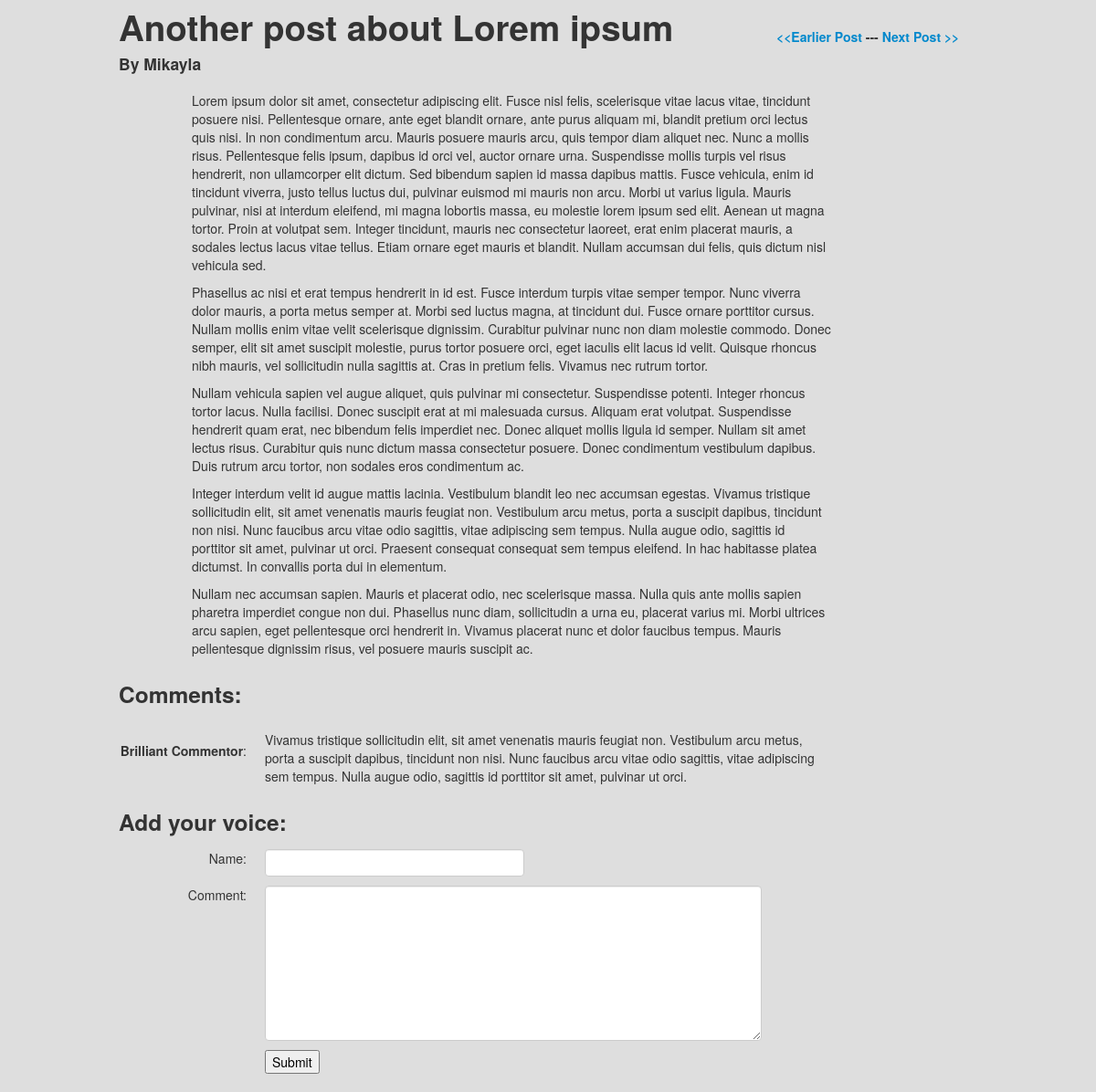
Page /blog/3/ on the committed database.
### blog/models.py (models this page shows, shortened)
class Post(models.Model):
	title = models.CharField(max_length=200)
	pub_date = models.DateTimeField('date published')
	author = models.CharField(max_length=50)
	text = models.TextField()
	edit_date = models.DateTimeField('date last edited')
	def next_id(self):
		return self.id + 1
	def prev_id(self):
		return self.id - 1
	class Meta:
		ordering = ('pub_date',)

class Comment(models.Model):
	post = models.ForeignKey(Post)
	commentor = models.CharField(max_length=50)
	com_text = models.TextField()
	com_date = models.DateTimeField('date commented')
	class Meta:
		ordering = ('com_date',)

### blog/views.py (the view)
# urls.py: url(r'^(?P<post_id>\d+)/$', views.detail, name='detail'),
def detail(request, post_id):
	post = get_object_or_404(Post, pk=post_id)
	if (request.POST):
		post.comment_set.create(commentor=request.POST['name'], com_text=request.POST['comtext'], com_date=timezone.now())
	comment_list = post.comment_set.order_by('com_date')
	return render(request, 'blog/detail.html', {'post': post, 'comment_list': comment_list})

### blog/templates/blog/detail.html (shortened to what this page needs)
{% load staticfiles %}
<!DOCTYPE html>
<html>
  <head>
    <link href="{% static 'blog/bootstrap.css' %}" type = "text/css" rel="stylesheet" media="screen">
  </head>
  <body>
<div class="container">
	<div class="row">
		<div class="span9">
<h1>{{ post.title }}</h1>
<h4>By {{ post.author }}</h4></div>
<div class="span3"
<br><br><h5>
	{% if post.prev_id != 0 %}
		<a href="{% url 'blog:detail' post.prev_id  %}">&lt&lt;Earlier Post</a> ---
	{% endif %}
	<a href="{% url 'blog:detail' post.next_id %}">Next Post &gt&gt</a></h5>
</div>
</div>
<div class="row">
<div class="span9 offset1">
<p> {{ post.text|linebreaks }}</p>
</div>
</div>
{% if comment_list %}
<h3>Comments:</h3>
	{% for c in comment_list %}
	<div class="row">
	<div class="span2 r-align"><strong><small><br></small>{{ c.commentor }}</strong>: </div>
	<div class="span8"><p>{{ c.com_text|linebreaks }}</p></div>
	</div>
	{% endfor %}
{% endif %}
<h3>Add your voice:</h3>
<form action="{% url 'blog:detail' post.id %}" method="post">
	<div class="row">
		<div class="span2 r-align">
	Name:</div> <div class="span7"> <input type="text" class="input-xlarge" name="name" /> </div></div>
	<div class="row"><div class="span2 r-align">
	Comment:</div> <div class="span7"> <textarea class="input-xxlarge" name="comtext" rows="8" columns="100"></textarea> </div>
</div>
	<div class="row"><div class="span3 offset2">
	<input type="submit"></div></div>
</form>
</div>
</body>
</html>

### rows in the picture
Post: title "Another post about Lorem ipsum", author "Mikayla", text "Lorem ipsum dolor sit amet, consectetur adipiscing elit. Fusce nisl felis, scelerisque vitae lacus vitae, tincidunt posuere nisi. Pellentesque ornare, ante eget blandit ornare, ante purus aliquam mi, blandit pretium orci lectus quis nisi. In non condimentum arcu. Mauris posuere mauris arcu, quis tempor diam aliquet nec. Nunc a mollis risus. Pellentesque felis ipsum, dapibus id orci vel, auctor ornare urna. Suspendisse mollis turpis vel risus hendrerit, non ullamcorper elit dictum. Sed bibendum sapien id massa dapibus mattis. Fusce vehicula, enim id tincidunt viverra, justo tellus luctus dui, pulvinar euismod mi mauris non arcu. Morbi ut varius ligula. Mauris pulvinar, nisi at interdum…"
Comment: commentor "Brilliant Commentor", com_text "Vivamus tristique sollicitudin elit, sit amet venenatis mauris feugiat non. Vestibulum arcu metus, porta a suscipit dapibus, tincidunt non nisi. Nunc faucibus arcu vitae odio sagittis, vitae adipiscing sem tempus. Nulla augue odio, sagittis id porttitor sit amet, pulvinar ut orci."
